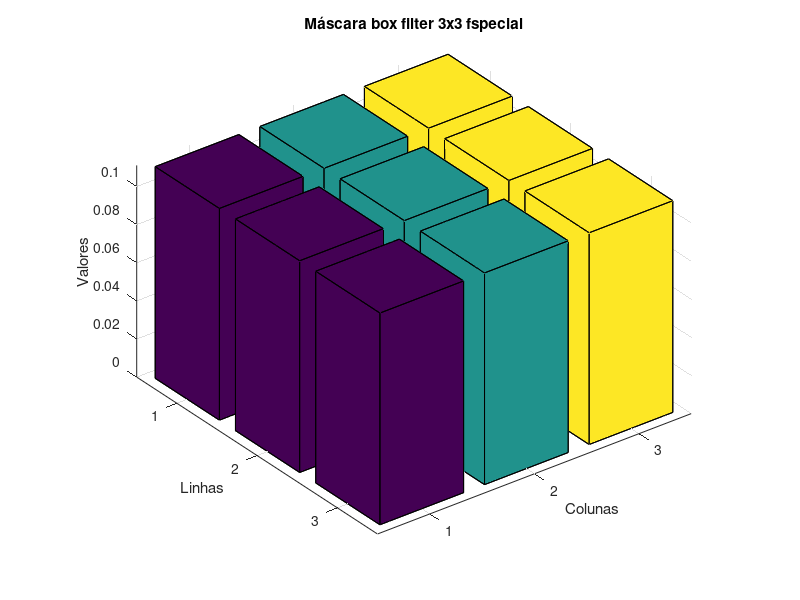
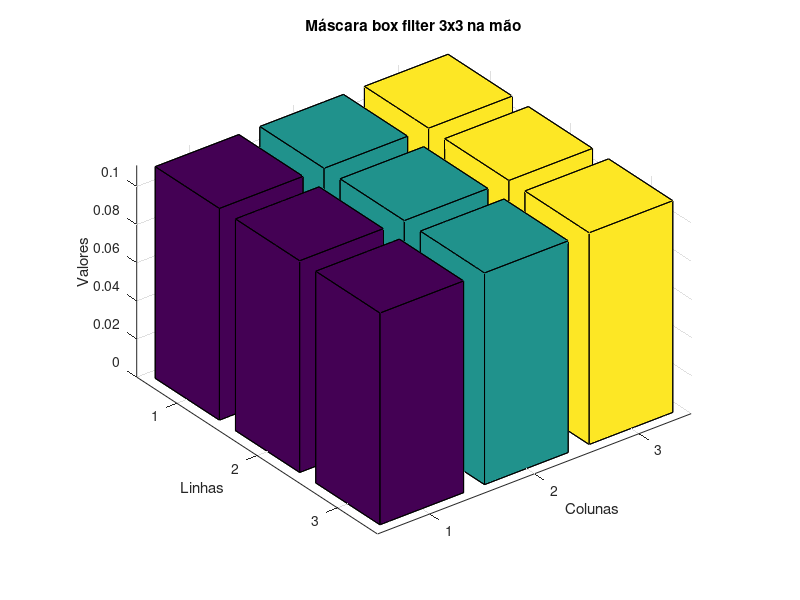
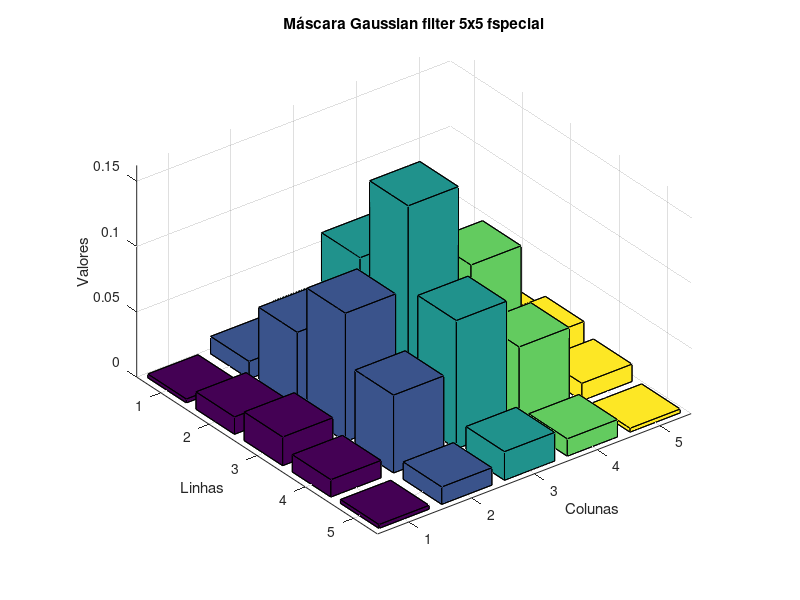
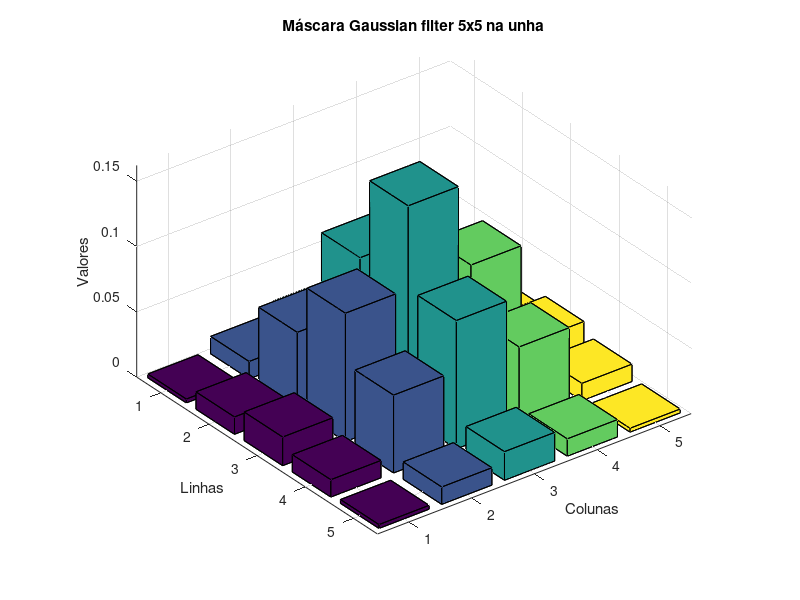

Write MATLAB code to recreate these figures, in order.
close all; clear all; clc;

% Função para plotar os gráficos 3D
function [] = plot_bar3d(titulo, matrix)
    figure;

    bar3(matrix);

    title(titulo);
    xlabel('Colunas');
    ylabel('Linhas');
    zlabel('Valores');
end

% ITEM a)

% Máscara de convolução do filtro de média 3x3 com fspecial
mask_box_filter_fspecial = fspecial('average', [3 3]);

% Usado para comparação
plot_bar3d('Máscara box filter 3x3 fspecial', mask_box_filter_fspecial);

% Máscara de convolução do filtro de média 3x3 definida na unha
mask_box_filter_unha = ones(3, 3) / 9;

plot_bar3d('Máscara box filter 3x3 na mão', mask_box_filter_unha);


% ITEM b)

% Máscara de convolução do filtro Gaussiano 5x5 com fspecial

mask_gaussian_filter_fspecial = fspecial("gaussian", [5, 5], 1);

% Usado para comparação
plot_bar3d( ...
    'Máscara Gaussian filter 5x5 fspecial', ...
    mask_gaussian_filter_fspecial ...
);

% Máscara de convolução do filtro Gaussiano 5x5 na mão

% Vars necessárias
sigma = 1;
tam_janela = 5;
pos_meio = (tam_janela + 1)/2;
mask = zeros(tam_janela, tam_janela);

% Loops para preencher a máscara
for i = 1:tam_janela
    x = i - pos_meio;

    for j = 1:tam_janela
        y = j - pos_meio;
        mask(i, j) = (1/(2 *pi*sigma^2))*exp(-(x^2 + y^2)/(2*sigma^2));
    end
end

% Normalização
mask_gaussian_filter_unha = mask/sum(mask(:));

plot_bar3d( ...
    'Máscara Gaussian filter 5x5 na unha', ...
    mask_gaussian_filter_unha ...
);
